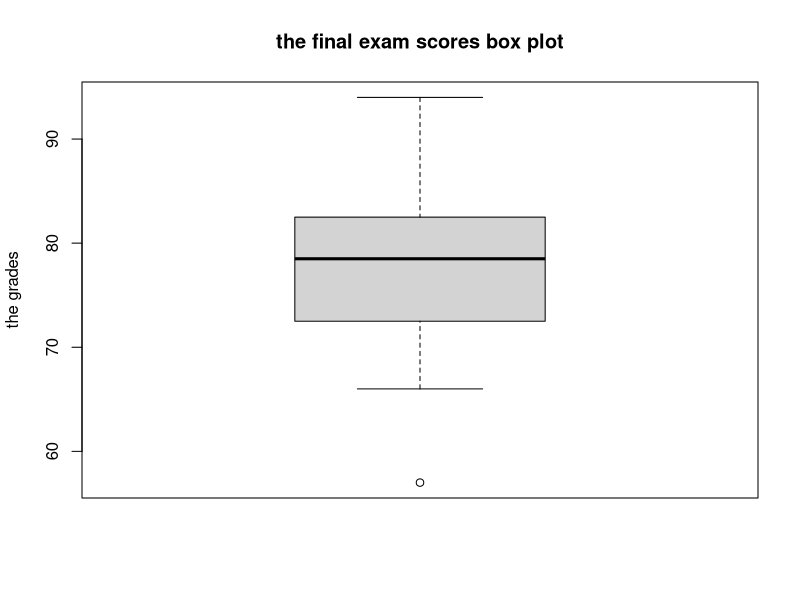

Generate this figure with R:
## ---- chunk 1
knitr::opts_chunk$set(echo = TRUE)
## ---- chunk 2
data <- c (57, 66, 69, 71, 72, 73, 74, 77, 78, 78, 79, 79, 81, 81, 82, 83, 83, 88, 89, 94)
boxplot(data, main="the final exam scores box plot", ylab="the grades")
